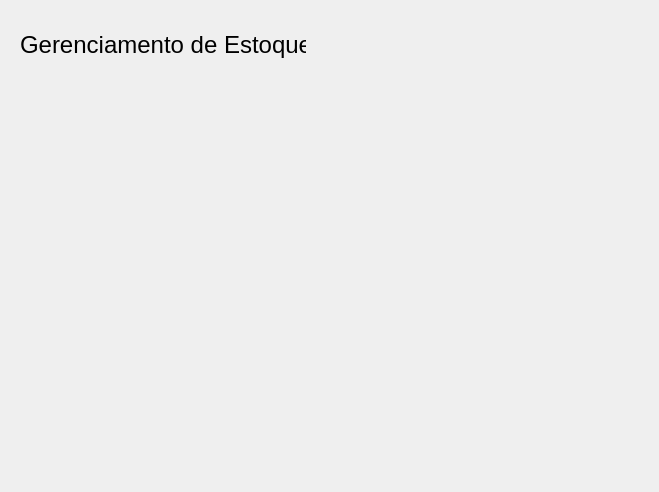
<?xml version="1.0" encoding="UTF-8"?>
<ui version="4.0">
 <class>Form</class>
 <widget class="QWidget" name="Form">
  <property name="geometry">
   <rect>
    <x>0</x>
    <y>0</y>
    <width>659</width>
    <height>492</height>
   </rect>
  </property>
  <property name="windowTitle">
   <string>Form</string>
  </property>
  <widget class="QLabel" name="label">
   <property name="geometry">
    <rect>
     <x>20</x>
     <y>30</y>
     <width>286</width>
     <height>29</height>
    </rect>
   </property>
   <property name="font">
    <font>
     <pointsize>18</pointsize>
    </font>
   </property>
   <property name="text">
    <string>Gerenciamento de Estoque</string>
   </property>
  </widget>
 </widget>
 <resources/>
 <connections/>
</ui>
